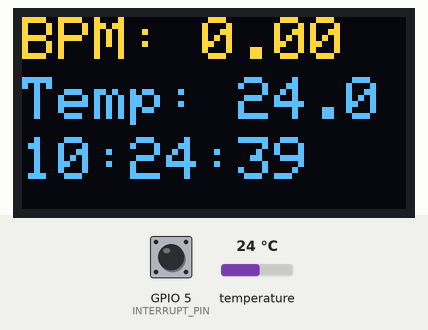
This sketch was run on a simulated ESP32. Shown: 128×64 one-colour display. Wiring (inferred from the names in the program): MPU-6050 motion sensor at I2C address 0x68. The inputs (shaded band) are chosen by the test bench; at power-on: temperature 24 °C, GPIO 5 (INTERRUPT_PIN) LOW. The OLED is the two-colour kind (top 16 rows yellow); WiFi joins after 1.5 s; servers stay silent unless stated; the local clock reads 2024-03-15 10:24:30 at power-on unless the sketch sets it; no MQTT or app messages arrive unless stated; what the sketch prints to the serial monitor is not drawn.

Above: at 10.4 s.
10.5 s: temperature set to 12 °C
At 12.5 s:
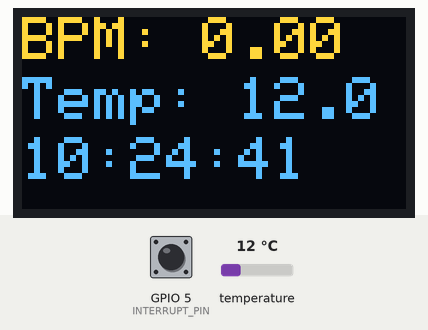
15.7 s: GPIO 5 (INTERRUPT_PIN) pulled HIGH for 0.95 s
At 16.8 s:
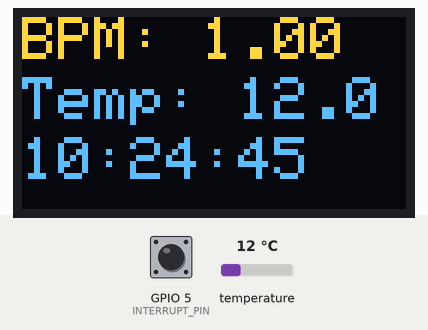
18.9 s: temperature set to 19 °C
At 20.0 s:
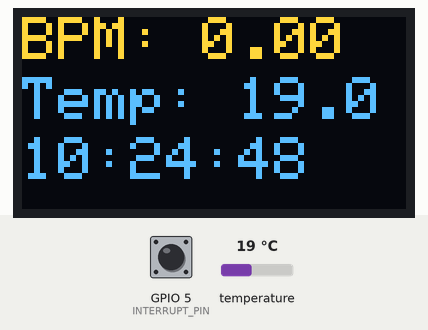
23.5 s: GPIO 5 (INTERRUPT_PIN) pulled HIGH for 0.95 s
At 24.0 s:
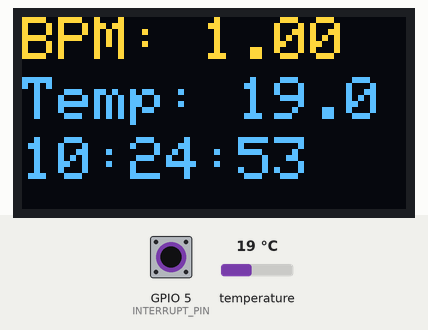
26.6 s: temperature set to 28 °C
At 27.2 s:
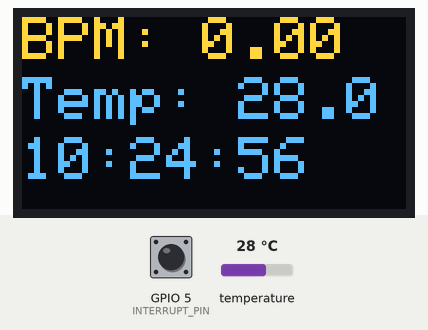
Timing chart, 0 to 29.6 s (numbered marks = the images above; inputs shaded):
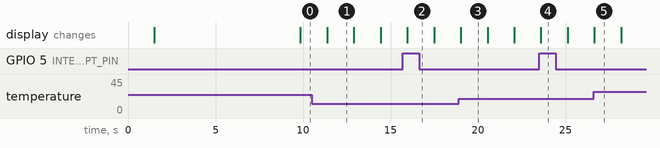

Measured:
- what the display in image 1 shows lasts 1.5 s, from 11.4 s to 12.9 s

The sketch:

HelthConnect.ino
```cpp
#include <Wire.h>
#include <Adafruit_GFX.h>
#include <Adafruit_SSD1306.h>
#include <Adafruit_MPU6050.h>
#include <time.h>
#include <WiFi.h>
#include <PubSubClient.h> // Importa a Biblioteca PubSubClient

//defines:
//defines de id mqtt e tópicos para publicação e subscribe denominado TEF(Telemetria e Monitoramento de Equipamentos)
#define TOPICO_SUBSCRIBE    "/TEF/Hc034/cmd"        //tópico MQTT de escuta
#define TOPICO_PUBLISH      "/TEF/Hc034/attrs"      //tópico MQTT de envio de informações para Broker
#define TOPICO_PUBLISH_2    "/TEF/Hc034/attrs/i"    //tópico MQTT de envio de informações para Broker
                                                      //IMPORTANTE: recomendamos fortemente alterar os nomes
                                                      //            desses tópicos. Caso contrário, há grandes
                                                      //            chances de você controlar e monitorar o ESP32
                                                      //            de outra pessoa.
#define ID_MQTT  "fiware_Hc_034"      //id mqtt (para identificação de sessão)
                                 //IMPORTANTE: este deve ser único no broker (ou seja,
                                 //            se um client MQTT tentar entrar com o mesmo
                                 //            id de outro já conectado ao broker, o broker
                                 //            irá fechar a conexão de um deles).
                                 // o valor "n" precisa ser único!

// WIFI
const char* SSID = "FIAP-IBM"; // SSID / nome da rede WI-FI que deseja se conectar
const char* PASSWORD = "Challenge@23!"; // Senha da rede WI-FI que deseja se conectar

// MQTT
const char* BROKER_MQTT = "46.17.108.113"; //URL do broker MQTT que se deseja utilizar
int BROKER_PORT = 1883; // Porta do Broker MQTT

int D4 = 2;

//Variáveis e objetos globais
WiFiClient espClient; // Cria o objeto espClient
PubSubClient MQTT(espClient); // Instancia o Cliente MQTT passando o objeto espClient
char EstadoSaida = '0';  //variável que armazena o estado atual da saída

//Prototypes
void initSerial();
void initWiFi();
void initMQTT();
void reconectWiFi();
void mqtt_callback(char* topic, byte* payload, unsigned int length);
void VerificaConexoesWiFIEMQTT(void);
void InitOutput(void);


#define SCREEN_WIDTH  128
#define SCREEN_HEIGHT 64
#define OLED_RESET    -1
#define SCREEN_ADDRESS 0x3C

Adafruit_SSD1306 display(SCREEN_WIDTH, SCREEN_HEIGHT, &Wire, OLED_RESET);
Adafruit_MPU6050 mpu;

#define PULSE_PER_BEAT    1
#define INTERRUPT_PIN     5
#define SAMPLING_INTERVAL 1000

volatile uint16_t pulse;
uint16_t count;
float heartRate;
float temperatura;
time_t currentTime;

portMUX_TYPE mux = portMUX_INITIALIZER_UNLOCKED;

void IRAM_ATTR HeartRateInterrupt() {
  portENTER_CRITICAL_ISR(&mux);
  pulse++;
  portEXIT_CRITICAL_ISR(&mux);
}

void setup() {
  Serial.begin(115200);


  // Configurar conexão WiFi
  WiFi.begin("Wokwi-GUEST", "", 6);
  while (WiFi.status() != WL_CONNECTED) {
    delay(250);
  }

  Serial.println("");
  Serial.println("WiFi connected");
  Serial.print("IP address: ");
  Serial.println(WiFi.localIP());

  // Inicializar o horário com NTP após a conexão WiFi ser estabelecida
  configTime(0, 0, "pool.ntp.org");

  if (!mpu.begin()) {
    Serial.println("Failed to initialize MPU6050!");
    while (1);
  }

  display.begin(SSD1306_SWITCHCAPVCC, 0x3C);
  display.setTextColor(WHITE);
  display.clearDisplay();
  display.setTextSize(2);
  display.setCursor(0, 20);
  display.display();

  pinMode(INTERRUPT_PIN, INPUT);
  attachInterrupt(digitalPinToInterrupt(INTERRUPT_PIN), HeartRateInterrupt, RISING);

  while (!Serial);

  //inicializações:
  InitOutput();
  initSerial();
  initWiFi();
  initMQTT();
  delay(5000);
  MQTT.publish(TOPICO_PUBLISH, "s|on");
}


//Função: inicializa comunicação serial com baudrate 115200 (para fins de monitorar no terminal serial
//        o que está acontecendo.
//Parâmetros: nenhum
//Retorno: nenhum
void initSerial()
{
    Serial.begin(115200);
}

//Função: inicializa e conecta-se na rede WI-FI desejada
//Parâmetros: nenhum
//Retorno: nenhum
void initWiFi()
{
    delay(10);
    Serial.println("------Conexao WI-FI------");
    Serial.print("Conectando-se na rede: ");
    Serial.println(SSID);
    Serial.println("Aguarde");

    reconectWiFi();
}

//Função: inicializa parâmetros de conexão MQTT(endereço do
//        broker, porta e seta função de callback)
//Parâmetros: nenhum
//Retorno: nenhum
void initMQTT()
{
    MQTT.setServer(BROKER_MQTT, BROKER_PORT);   //informa qual broker e porta deve ser conectado
    MQTT.setCallback(mqtt_callback);            //atribui função de callback (função chamada quando qualquer informação de um dos tópicos subescritos chega)
}

//Função: função de callback
//        esta função é chamada toda vez que uma informação de
//        um dos tópicos subescritos chega)
//Parâmetros: nenhum
//Retorno: nenhum
void mqtt_callback(char* topic, byte* payload, unsigned int length)
{
    String msg;

    //obtem a string do payload recebido
    for(int i = 0; i < length; i++)
    {
       char c = (char)payload[i];
       msg += c;
    }

    Serial.print("- Mensagem recebida: ");
    Serial.println(msg);

    //toma ação dependendo da string recebida:
    //verifica se deve colocar nivel alto de tensão na saída D0:
    //IMPORTANTE: o Led já contido na placa é acionado com lógica invertida (ou seja,
    //enviar HIGH para o output faz o Led apagar / enviar LOW faz o Led acender)
    if (msg.equals("lamp001@on|"))
    {
        digitalWrite(D4, HIGH);
        EstadoSaida = '1';
    }

    //verifica se deve colocar nivel alto de tensão na saída D0:
    if (msg.equals("lamp001@off|"))
    {
        digitalWrite(D4, LOW);
        EstadoSaida = '0';
    }

}

//Função: reconecta-se ao broker MQTT (caso ainda não esteja conectado ou em caso de a conexão cair)
//        em caso de sucesso na conexão ou reconexão, o subscribe dos tópicos é refeito.
//Parâmetros: nenhum
//Retorno: nenhum
void reconnectMQTT()
{
    while (!MQTT.connected())
    {
        Serial.print("* Tentando se conectar ao Broker MQTT: ");
        Serial.println(BROKER_MQTT);
        if (MQTT.connect(ID_MQTT))
        {
            Serial.println("Conectado com sucesso ao broker MQTT!");
            MQTT.subscribe(TOPICO_SUBSCRIBE);
        }
        else
        {
            Serial.println("Falha ao reconectar no broker.");
            Serial.println("Havera nova tentatica de conexao em 2s");
            delay(2000);
        }
    }
}

//Função: reconecta-se ao WiFi
//Parâmetros: nenhum
//Retorno: nenhum
void reconectWiFi()
{
    //se já está conectado a rede WI-FI, nada é feito.
    //Caso contrário, são efetuadas tentativas de conexão
    if (WiFi.status() == WL_CONNECTED)
        return;

    WiFi.begin(SSID, PASSWORD); // Conecta na rede WI-FI

    while (WiFi.status() != WL_CONNECTED)
    {
        delay(100);
        Serial.print(".");
    }

    Serial.println();
    Serial.print("Conectado com sucesso na rede ");
    Serial.print(SSID);
    Serial.println("IP obtido: ");
    Serial.println(WiFi.localIP());
}

//Função: verifica o estado das conexões WiFI e ao broker MQTT.
//        Em caso de desconexão (qualquer uma das duas), a conexão
//        é refeita.
//Parâmetros: nenhum
//Retorno: nenhum
void VerificaConexoesWiFIEMQTT(void)
{
    if (!MQTT.connected())
        reconnectMQTT(); //se não há conexão com o Broker, a conexão é refeita

     reconectWiFi(); //se não há conexão com o WiFI, a conexão é refeita
}

//Função: envia ao Broker o estado atual do output
//Parâmetros: nenhum
//Retorno: nenhum
void EnviaEstadoOutputMQTT(void)
{
    if (EstadoSaida == '1')
    {
      MQTT.publish(TOPICO_PUBLISH, "s|on");

    }
    if (EstadoSaida == '0')
    {
      MQTT.publish(TOPICO_PUBLISH, "s|off");

    }

    delay(1000);
}

//Função: inicializa o output em nível lógico baixo
//Parâmetros: nenhum
//Retorno: nenhum
void InitOutput(void)
{
    pinMode(D4, OUTPUT);
    digitalWrite(D4, HIGH);

    boolean toggle = false;

    for(int i = 0; i <= 10; i++)
    {
        toggle = !toggle;
        digitalWrite(D4,toggle);
        delay(200);
    }
}

void loop() {
  //garante funcionamento das conexões WiFi e ao broker MQTT
  VerificaConexoesWiFIEMQTT();

  //envia o status de todos os outputs para o Broker no protocolo esperado
  EnviaEstadoOutputMQTT();

  display.clearDisplay();
  HeartRate();
  Temperature();
  showTime();
  display.display();

  delay(500);
}

void HeartRate() {
  static unsigned long startTime;
  if (millis() - startTime < SAMPLING_INTERVAL) return;
  startTime = millis();

  portENTER_CRITICAL(&mux);
  count = pulse;
  pulse = 0;
  portEXIT_CRITICAL(&mux);

  heartRate = map(count, 0, 220, 0, 220);

  display.setTextColor(SSD1306_WHITE);
  display.setCursor(0, 0);
  display.print("BPM: ");
  display.print(heartRate, 2);

  Serial.println("Heart Rate: " + String(heartRate, 2) + " BPM");
}

char msgBuffer[20]; // garantir espaço suficiente

void Temperature() {
  Wire.beginTransmission(0x68);
  Wire.write(0x41);
  Wire.endTransmission(false);

  Wire.requestFrom(0x68, 2);
  if (Wire.available() >= 2) {
    int16_t tempRaw = Wire.read() << 8 | Wire.read();
    temperatura = (float)tempRaw / 340.0 + 36.53;
  }

  // Formatando a string no buffer
  snprintf(msgBuffer, sizeof(msgBuffer), "%.2f", temperatura);

  // Publicar no tópico MQTT
  MQTT.publish(TOPICO_PUBLISH_2, msgBuffer);
  MQTT.loop();

  display.setTextColor(SSD1306_WHITE);
  display.setCursor(0, 20);
  display.print("Temp: ");
  display.print(temperatura, 1);


  Serial.println("Temperatura: " + String(temperatura, 2) + "C");
}

void showTime() {
  currentTime = time(nullptr);
  struct tm *timeInfo;
  timeInfo = localtime(&currentTime);

  display.setTextColor(SSD1306_WHITE);
  display.setCursor(0, 40);
  display.print(timeInfo->tm_hour);
  display.print(":");
  display.print(timeInfo->tm_min);
  display.print(":");
  display.print(timeInfo->tm_sec);

  Serial.printf("Time: %02d:%02d:%02d\n", timeInfo->tm_hour, timeInfo->tm_min, timeInfo->tm_sec);
}
```
